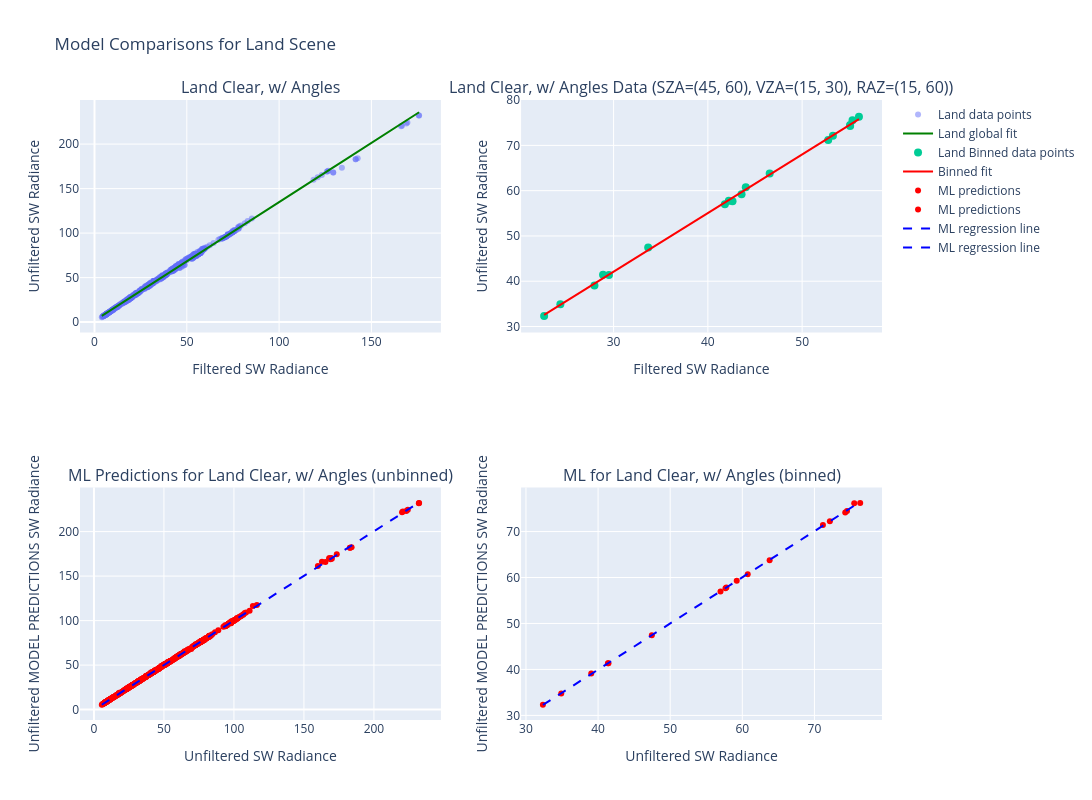

The notebook cell this image was saved under:
### Code cell
compare_global_vs_bin_fit_interactive(
    land_clear,
    scene="Land",
    sza_range=(45,60),
    vza_range=(15,30),
    raz_range=(15,60),
    degree=1,
    ml_model=bm_with_bands["Final_Model"],
    name="Land Clear, w/ Angles",
    ml_features=['SZA','VZA', 'RAZ','Shortwave Filtered Rads (Integrated)', 'M1', 'M2', 'M3', 'M4', 'I1', 'M5', 'DNB', 'M6', 'I2', 'M7', 'M8', 'M9', 'I3', 'M10', 'M11']
)

### Figure 1 — Plotly figure (JSON) as saved in the notebook; plotly's stock layout.template omitted (floating-point values rounded to 4 significant figures; data arrays with more than 128 entries replaced by an {"elided": "..."} marker saying what was removed)
{"data": [{"hovertemplate": "Filtered SW: %{x:.2f}<br>Unfiltered SW: %{y:.2f}", "marker": {"opacity": 0.5, "size": 6}, "mode": "markers", "name": "Land data points", "type": "scatter", "x": {"elided": "630 float values"}, "xaxis": "x", "y": {"elided": "630 float values"}, "yaxis": "y"}, {"line": {"color": "green", "width": 2}, "mode": "lines", "name": "Land global fit", "type": "scatter", "x": {"elided": "630 float values"}, "xaxis": "x", "y": {"elided": "630 float values"}, "yaxis": "y"}, {"hovertemplate": "Filtered SW: %{x:.2f}<br>Unfiltered SW: %{y:.2f}", "marker": {"size": 8}, "mode": "markers", "name": "Land Binned data points", "type": "scatter", "x": [55.09, 41.8, 52.77, 22.63, 27.97, 42.62, 55.09, 42.22, 53.27, 24.35, 29.51, 43.57, 56.03, 44.02, 55.35, 28.88, 33.67, 46.56], "xaxis": "x2", "y": [74.27, 56.97, 71.18, 32.35, 39.05, 57.67, 74.52, 57.79, 72.14, 34.89, 41.37, 59.23, 76.35, 60.75, 75.52, 41.44, 47.45, 63.79], "yaxis": "y2"}, {"line": {"color": "red", "width": 2}, "mode": "lines", "name": "Binned fit", "type": "scatter", "x": [22.63, 24.35, 27.97, 28.88, 29.51, 33.67, 41.8, 42.22, 42.62, 43.57, 44.02, 46.56, 52.77, 53.27, 55.09, 55.09, 55.35, 56.03], "xaxis": "x2", "y": [32.56, 34.79, 39.47, 40.65, 41.46, 46.85, 57.38, 57.93, 58.44, 59.68, 60.26, 63.54, 71.58, 72.23, 74.59, 74.6, 74.92, 75.81], "yaxis": "y2"}, {"hovertemplate": "Unfiltered SW: %{x:.2f}<br>Predicted: %{y:.2f}", "marker": {"color": "red", "size": 6}, "mode": "markers", "name": "ML predictions", "type": "scatter", "x": {"elided": "630 float values"}, "xaxis": "x3", "y": {"elided": "630 float values"}, "yaxis": "y3"}, {"hovertemplate": "Unfiltered SW: %{x:.2f}<br>Predicted: %{y:.2f}", "marker": {"color": "red", "size": 6}, "mode": "markers", "name": "ML predictions", "type": "scatter", "x": [74.27, 56.97, 71.18, 32.35, 39.05, 57.67, 74.52, 57.79, 72.14, 34.89, 41.37, 59.23, 76.35, 60.75, 75.52, 41.44, 47.45, 63.79], "xaxis": "x4", "y": [74.12, 56.97, 71.43, 32.35, 39.11, 57.67, 74.49, 57.83, 72.26, 34.76, 41.37, 59.3, 76.24, 60.74, 76.18, 41.35, 47.42, 63.77], "yaxis": "y4"}, {"line": {"color": "blue", "dash": "dash", "width": 2}, "mode": "lines", "name": "ML regression line", "type": "scatter", "x": {"elided": "630 float values"}, "xaxis": "x3", "y": {"elided": "630 float values"}, "yaxis": "y3"}, {"line": {"color": "blue", "dash": "dash", "width": 2}, "mode": "lines", "name": "ML regression line", "type": "scatter", "x": [32.35, 34.89, 39.05, 41.37, 41.44, 47.45, 56.97, 57.67, 57.79, 59.23, 60.75, 63.79, 71.18, 72.14, 74.27, 74.52, 75.52, 76.35], "xaxis": "x4", "y": [32.28, 34.83, 39.01, 41.34, 41.41, 47.45, 57.01, 57.7, 57.82, 59.27, 60.8, 63.85, 71.27, 72.24, 74.37, 74.62, 75.63, 76.46], "yaxis": "y4"}], "layout": {"annotations": [{"font": {"size": 16}, "showarrow": false, "text": "Land Clear, w/ Angles", "x": 0.225, "xanchor": "center", "xref": "paper", "y": 1, "yanchor": "bottom", "yref": "paper"}, {"font": {"size": 16}, "showarrow": false, "text": "Land Clear, w/ Angles Data (SZA=(45, 60), VZA=(15, 30), RAZ=(15, 60))", "x": 0.775, "xanchor": "center", "xref": "paper", "y": 1, "yanchor": "bottom", "yref": "paper"}, {"font": {"size": 16}, "showarrow": false, "text": "ML Predictions for Land Clear, w/ Angles (unbinned)", "x": 0.225, "xanchor": "center", "xref": "paper", "y": 0.375, "yanchor": "bottom", "yref": "paper"}, {"font": {"size": 16}, "showarrow": false, "text": "ML for Land Clear, w/ Angles (binned)", "x": 0.775, "xanchor": "center", "xref": "paper", "y": 0.375, "yanchor": "bottom", "yref": "paper"}], "height": 800, "showlegend": true, "title": {"text": "Model Comparisons for Land Scene"}, "width": 1200, "xaxis": {"anchor": "y", "domain": [0, 0.45], "title": {"text": "Filtered SW Radiance"}}, "xaxis2": {"anchor": "y2", "domain": [0.55, 1], "title": {"text": "Filtered SW Radiance"}}, "xaxis3": {"anchor": "y3", "domain": [0, 0.45], "title": {"text": "Unfiltered SW Radiance"}}, "xaxis4": {"anchor": "y4", "domain": [0.55, 1], "title": {"text": "Unfiltered SW Radiance"}}, "yaxis": {"anchor": "x", "domain": [0.625, 1], "title": {"text": "Unfiltered SW Radiance"}}, "yaxis2": {"anchor": "x2", "domain": [0.625, 1], "title": {"text": "Unfiltered SW Radiance"}}, "yaxis3": {"anchor": "x3", "domain": [0, 0.375], "title": {"text": "Unfiltered MODEL PREDICTIONS SW Radiance"}}, "yaxis4": {"anchor": "x4", "domain": [0, 0.375], "title": {"text": "Unfiltered MODEL PREDICTIONS SW Radiance"}}}}
